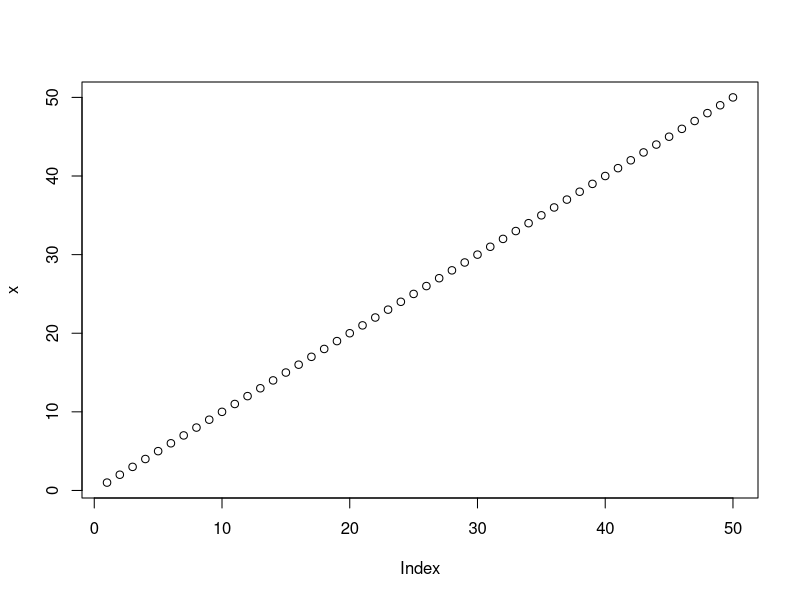
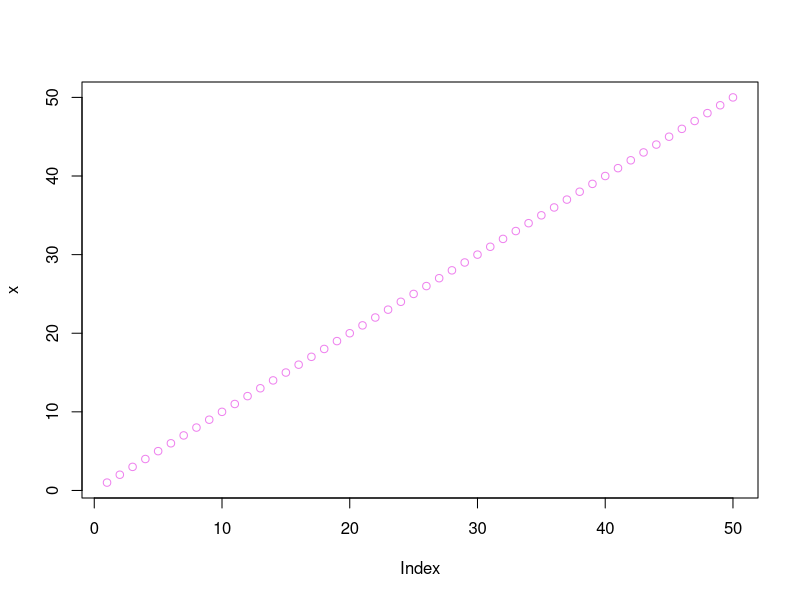
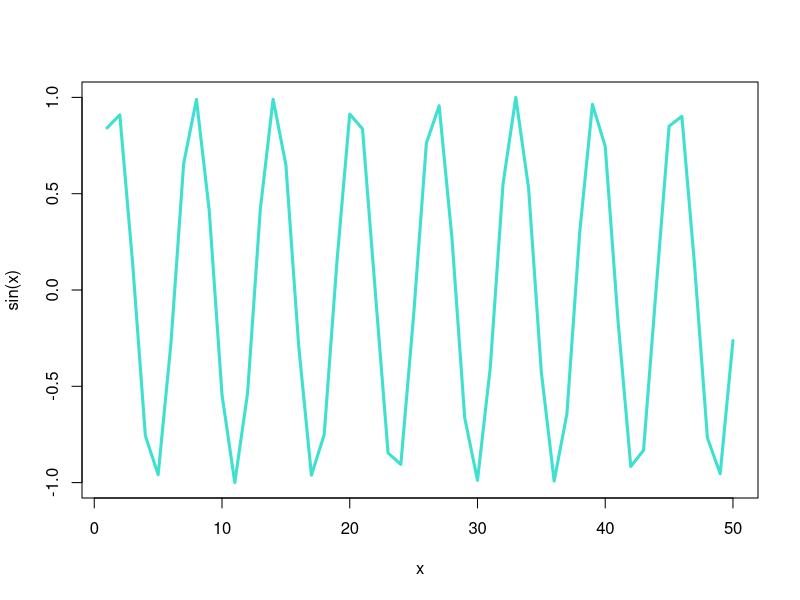

Write the R code that produced these figures, in order.
## ---- chunk 1
x <- 1:50
plot(x)
plot(x, col="violet")
plot(x, sin(x), typ="l", col = "turquoise", lwd=3)

log(10, 10)
